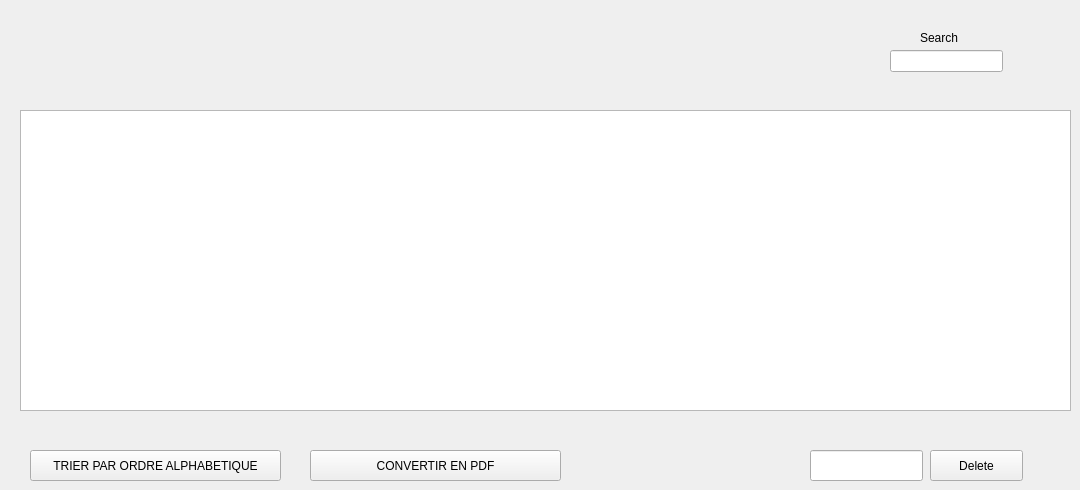
      <widget class="QWidget" name="tab_8">
       <attribute name="title">
        <string>Afficher</string>
       </attribute>
       <widget class="QTableView" name="tableView_e">
        <property name="geometry">
         <rect>
          <x>20</x>
          <y>110</y>
          <width>1051</width>
          <height>301</height>
         </rect>
        </property>
       </widget>
       <widget class="QPushButton" name="pushButton">
        <property name="geometry">
         <rect>
          <x>30</x>
          <y>450</y>
          <width>251</width>
          <height>31</height>
         </rect>
        </property>
        <property name="text">
         <string>TRIER PAR ORDRE ALPHABETIQUE</string>
        </property>
       </widget>
       <widget class="QPushButton" name="pushButton_2">
        <property name="geometry">
         <rect>
          <x>310</x>
          <y>450</y>
          <width>251</width>
          <height>31</height>
         </rect>
        </property>
        <property name="text">
         <string>CONVERTIR EN PDF</string>
        </property>
       </widget>
       <widget class="QLineEdit" name="lineEdit">
        <property name="geometry">
         <rect>
          <x>890</x>
          <y>50</y>
          <width>113</width>
          <height>22</height>
         </rect>
        </property>
       </widget>
       <widget class="QLineEdit" name="lineEdit_IDS">
        <property name="geometry">
         <rect>
          <x>810</x>
          <y>450</y>
          <width>113</width>
          <height>31</height>
         </rect>
        </property>
       </widget>
       <widget class="QLabel" name="label_22">
        <property name="geometry">
         <rect>
          <x>920</x>
          <y>30</y>
          <width>56</width>
          <height>16</height>
         </rect>
        </property>
        <property name="text">
         <string>Search</string>
        </property>
       </widget>
       <widget class="QPushButton" name="pushButton_4">
        <property name="geometry">
         <rect>
          <x>930</x>
          <y>450</y>
          <width>93</width>
          <height>31</height>
         </rect>
        </property>
        <property name="text">
         <string>Delete</string>
        </property>
       </widget>
      </widget>
